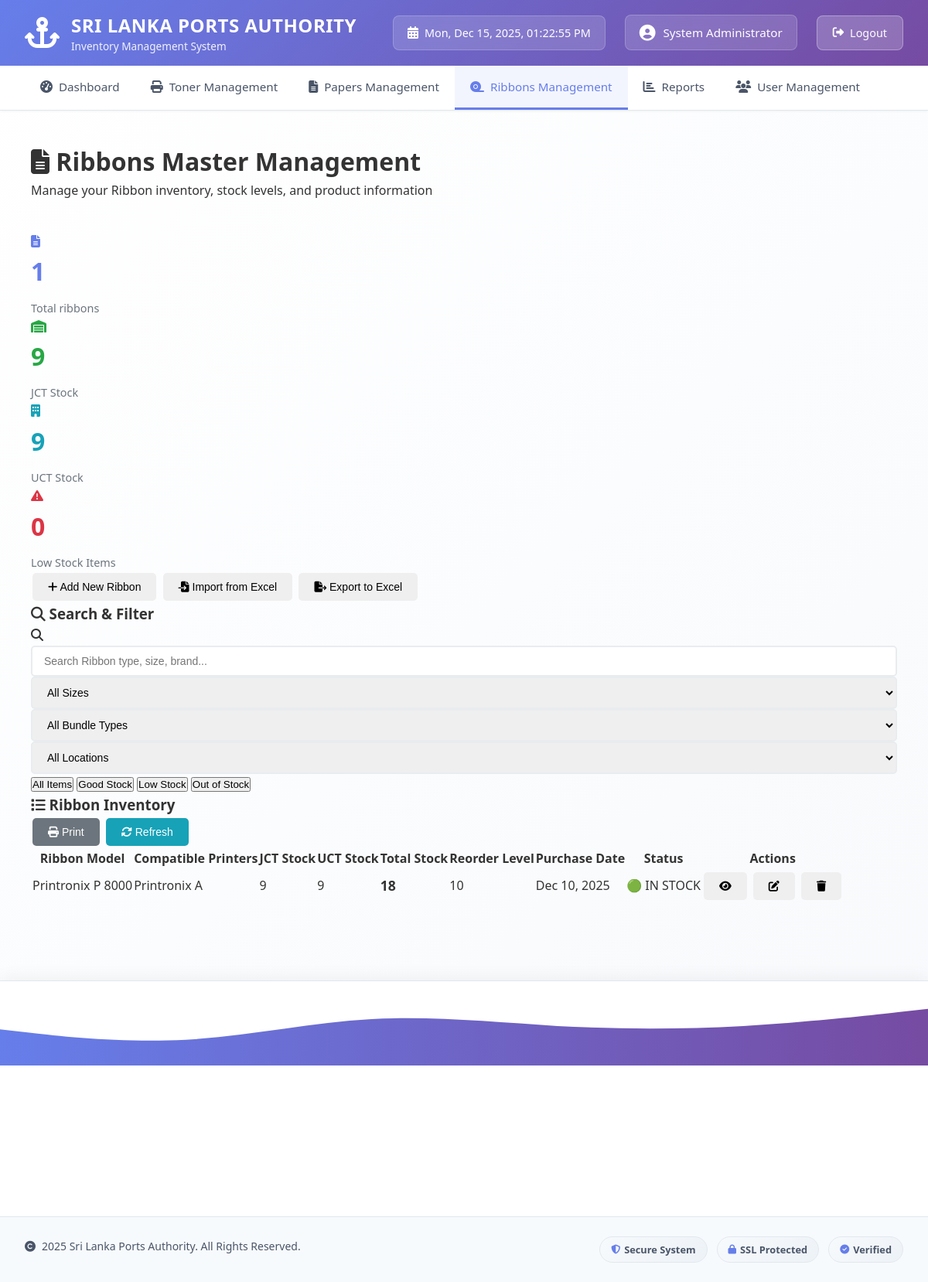
The page /pages/ribbons_master.php (signed in) on the database its author committed.
### tables this page shows
CREATE TABLE `ribbons_master` (
  `ribbon_id` int(11) NOT NULL,
  `ribbon_model` varchar(100) NOT NULL,
  `compatible_printers` text DEFAULT NULL,
  `reorder_level` int(11) DEFAULT 10,
  `jct_stock` int(11) DEFAULT 0,
  `uct_stock` int(11) DEFAULT 0,
  `purchase_date` date DEFAULT NULL
);

### pages/ribbons_master.php (the view, shortened to what this page needs)
<?php
require_once '../includes/db.php';
$ribbons = [];
try {
    $result = $conn->query("SELECT * FROM ribbons_master ORDER BY ribbon_id DESC");
    if ($result) {
        while ($row = $result->fetch_assoc()) {
            $ribbons[] = $row;
        }
    }
} catch (Exception $e) {
    $_SESSION['message'] = 'Database error: ' . $e->getMessage();
    $_SESSION['message_type'] = 'error';
}
$total_ribbons = count($ribbons);
$total_jct_stock = array_sum(array_column($ribbons, 'jct_stock'));
$total_uct_stock = array_sum(array_column($ribbons, 'uct_stock'));
$low_stock = count(array_filter($ribbons, function($p) {
    $total_stock = $p['jct_stock'] + $p['uct_stock'];
    return $total_stock <= $p['reorder_level'] && $total_stock > 0;
}));
include '../includes/header.php';
?>
<div class="toner-master-container">
    <div class="page-header">
        <div class="container">
            <h1>
                <i class="fas fa-file-alt"></i>
                Ribbons Master Management
            </h1>
            <p>Manage your Ribbon inventory, stock levels, and product information</p>
        </div>
    </div>
    <div class="container">
        <div class="quick-stats">
            <div class="stat-card-toner total">
                <div class="stat-icon" style="color: #667eea;">
                    <i class="fas fa-file-alt"></i>
                </div>
                <div class="stat-number" style="color: #667eea;"><?php echo $total_ribbons; ?></div>
                <div class="stat-label">Total ribbons</div>
            </div>
            <div class="stat-card-toner active">
                <div class="stat-icon" style="color: #28a745;">
                    <i class="fas fa-warehouse"></i>
                </div>
                <div class="stat-number" style="color: #28a745;"><?php echo $total_jct_stock; ?></div>
                <div class="stat-label">JCT Stock</div>
            </div>
            <div class="stat-card-toner low-stock">
                <div class="stat-icon" style="color: #17a2b8;">
                    <i class="fas fa-building"></i>
                </div>
                <div class="stat-number" style="color: #17a2b8;"><?php echo $total_uct_stock; ?></div>
                <div class="stat-label">UCT Stock</div>
            </div>
            <div class="stat-card-toner out-of-stock">
                <div class="stat-icon" style="color: #dc3545;">
                    <i class="fas fa-exclamation-triangle"></i>
                </div>
                <div class="stat-number" style="color: #dc3545;"><?php echo $low_stock; ?></div>
                <div class="stat-label">Low Stock Items</div>
            </div>
        </div>
        <div class="action-buttons">
            <button class="btn btn-add" onclick="openModal('addRibbonModal')">
                <i class="fas fa-plus"></i>
                Add New Ribbon
            </button>
            <button class="btn btn-import">
                <i class="fas fa-file-import"></i>
                Import from Excel
            </button>
            <button class="btn btn-export" onclick="exportToCSV('RibbonTable', 'ribbons_master_export.csv')">
                <i class="fas fa-file-export"></i>
                Export to Excel
            </button>
        </div>
        <div class="search-filter-section">
            <h3>
                <i class="fas fa-search"></i>
                Search & Filter
            </h3>
            <div class="filter-row">
                <div class="search-box">
                    <i class="fas fa-search search-icon"></i>
                    <input type="text" id="searchInput" class="form-control" placeholder="Search Ribbon type, size, brand..." onkeyup="filterTable()">
                </div>
                <div>
                    <select id="sizeFilter" class="form-control" onchange="filterTable()">
                        <option value="">All Sizes</option>
                    </select>
                </div>
                <div>
                    <select id="bundleFilter" class="form-control" onchange="filterTable()">
                        <option value="">All Bundle Types</option>
                    </select>
                </div>
                <div>
                    <select id="locationFilter" class="form-control" onchange="filterTable()">
                        <option value="">All Locations</option>
                    </select>
                </div>
            </div>
            <div class="filter-buttons">
                <button class="btn-filter" onclick="filterByStock('all')">All Items</button>
                <button class="btn-filter" onclick="filterByStock('good')">Good Stock</button>
                <button class="btn-filter" onclick="filterByStock('low')">Low Stock</button>
                <button class="btn-filter" onclick="filterByStock('out')">Out of Stock</button>
            </div>
        </div>
        <div class="inventory-table-container">
            <div class="table-header">
                <h3 class="table-title">
                    <i class="fas fa-list"></i>
                    Ribbon Inventory
                </h3>
                <div class="table-actions">
                    <button class="btn btn-sm btn-secondary" onclick="openModal('printDateModal')">
                        <i class="fas fa-print"></i> Print
                    </button>
                    <button class="btn btn-sm btn-info" onclick="location.reload()">
                        <i class="fas fa-sync-alt"></i> Refresh
                    </button>
                </div>
            </div>
            <div class="table-responsive">
                <?php if (empty($ribbons)): ?>
                    <div class="empty-state">
                        <i class="fas fa-file-alt"></i>
                        <h3>No Ribbon Items Found</h3>
                        <p>Start building your Ribbon inventory by adding your first Ribbon.</p>
                        <button class="btn btn-primary" onclick="openModal('addRibbonModal')">
                            <i class="fas fa-plus"></i> Add First Ribbon
                        </button>
                    </div>
                <?php else: ?>
                    <table class="toner-table" id="RibbonTable">
                        <thead>
                            <tr>
                                <th>Ribbon Model</th>
                                <th>Compatible Printers</th>
                                <th>JCT Stock</th>
                                <th>UCT Stock</th>
                                <th>Total Stock</th>
                                <th>Reorder Level</th>
                                <th>Purchase Date</th>
                                <th>Status</th>
                                <th>Actions</th>
                            </tr>
                        </thead>
                        <tbody>
                            <?php foreach ($ribbons as $index => $Ribbon): ?>
                                <?php
                                $total_stock = $Ribbon['jct_stock'] + $Ribbon['uct_stock'];
                                ?>
                                <tr>
                                    <td><?php echo htmlspecialchars($Ribbon['ribbon_model']); ?></td>
                                    <td><?php echo htmlspecialchars($Ribbon['compatible_printers']); ?></td>
                                    <td>
                                        <div class="stock-level">
                                            <span class="stock-number"><?php echo $Ribbon['jct_stock']; ?></span>
                                        </div>
                                    </td>
                                    <td>
                                        <div class="stock-level">
                                            <span class="stock-number"><?php echo $Ribbon['uct_stock']; ?></span>
                                        </div>
                                    </td>
                                    <td>
                                        <div class="stock-level">
                                            <span class="stock-number" style="font-weight: bold; font-size: 1.1rem;"><?php echo $total_stock; ?></span>
                                        </div>
                                    </td>
                                    <td><?php echo $Ribbon['reorder_level']; ?></td>
                                    <td><?php echo date('M d, Y', strtotime($Ribbon['purchase_date'])); ?></td>
                                    <td>
                                        <?php
                                            $total_stock = $Ribbon['jct_stock'] + $Ribbon['uct_stock'];
                                            if ($total_stock == 0) {
                                                echo '<span class="status-badge status-critical">🔴 OUT OF STOCK</span>';
                                            } elseif ($total_stock <= $Ribbon['reorder_level']) {
                                                echo '<span class="status-badge status-low">🟡 LOW STOCK</span>';
                                            } else {
                                                echo '<span class="status-badge status-good">🟢 IN STOCK</span>';
                                            }
                                        ?>
                                    </td>
                                    <td class="table-actions-cell">
                                        <button class="btn btn-sm btn-view" title="View Details" onclick="viewRibbon(<?php echo $index; ?>)">
                                            <i class="fas fa-eye"></i>
                                        </button>
                                        <button class="btn btn-sm btn-edit" title="Edit" onclick="openEditModal(<?php echo $index; ?>)">
                                            <i class="fas fa-edit"></i>
                                        </button>
                                        <button type="button" class="btn btn-sm btn-delete" title="Delete" onclick="deleteRibbon(<?php echo $Ribbon['ribbon_id']; ?>);">
                                            <i class="fas fa-trash"></i>
                                        </button>
                                    </td>
                                </tr>
                            <?php endforeach; ?>
                        </tbody>
                    </table>
                <?php endif; ?>
            </div>
        </div>
    </div>
</div>
<?php include '../includes/footer.php'; ?>

### assets/css/main.css (style rules this page uses)
* { margin: 0; padding: 0; box-sizing: border-box; }
body { font-family: 'Segoe UI', Tahoma, Geneva, Verdana, sans-serif; background: linear-gradient(135deg, #ffffff 0%, #f7f9fc 100%); color: #333; line-height: 1.6; min-height: 100vh; }
.container { max-width: 1200px; margin: 0 auto; padding: 20px; }
.btn { display: inline-block; padding: 10px 20px; border: none; border-radius: 5px; cursor: pointer; text-decoration: none; font-size: 14px; font-weight: 500; transition: all 0.3s; margin: 2px; }
.btn-info { background: #17a2b8; color: white; }
.btn-secondary { background: #6c757d; color: white; }
.form-control { width: 100%; padding: 10px 15px; border: 1px solid #ced4da; border-radius: 5px; font-size: 14px; transition: border-color 0.3s, box-shadow 0.3s; }
.table-responsive { overflow-x: auto; }
.stat-number { font-size: 2rem; font-weight: bold; color: #667eea; margin-bottom: 10px; }
.stat-label { color: #6c757d; font-size: 0.9rem; }

### assets/css/footer.css (style rules this page uses)
html { scroll-behavior: smooth; }

### assets/css/forms.css (style rules this page uses)
.form-control { transition: all 0.3s ease; border: 2px solid #e9ecef; }

### assets/css/components.css (style rules this page uses)
.btn { position: relative; overflow: hidden; }

### rows shown on the page
ribbons_master: low_stock "0", ribbon_model "Printronix P 8000", compatible_printers "Printronix A", jct_stock "9", uct_stock "9", total_stock "18", reorder_level "10", purchase_date "Dec 10, 2025", shows "🟢 IN STOCK"

### other values the page prints
$_SESSION['full_name'] "System Administrator"
$total_ribbons "1"
$total_jct_stock "9"
$total_uct_stock "9"
